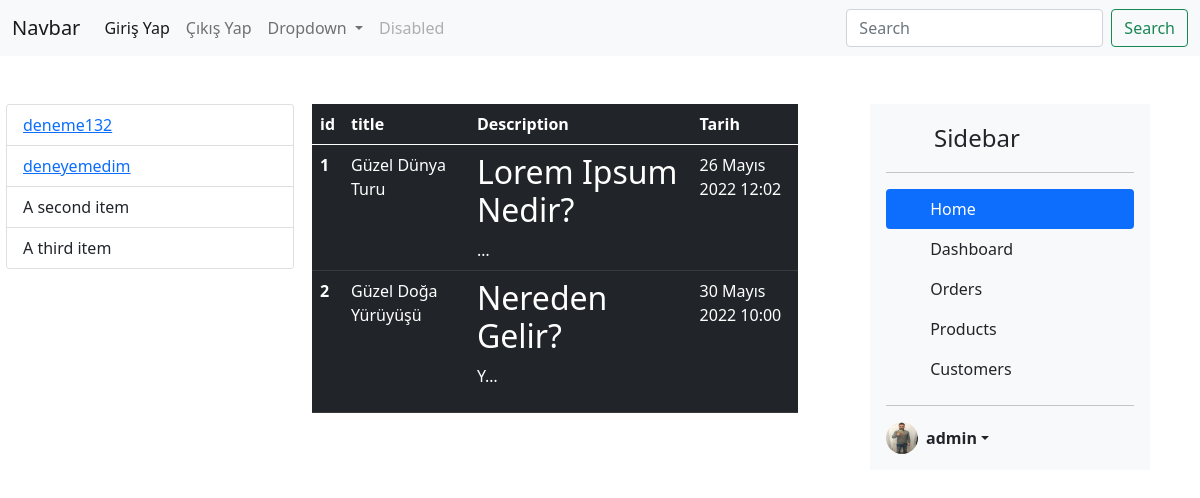
Screenshot of /yazilarim/ (signed in) with the database file from the repository.
### myapp/models.py (models this page shows, shortened)
class KategororiModel(models.Model):
    title = models.CharField(max_length=50)
    parent = models.ForeignKey('self', on_delete=models.CASCADE, blank=True, null=True, related_name='child')
    slug = models.SlugField(unique=True)

class UrunModel(models.Model):
    title = models.CharField(max_length=150)
    image = models.FileField(upload_to='urunler/', blank=True, null=True)
    slug  = models.SlugField(unique=True)
    aciklama = RichTextField()
    kategori = models.ForeignKey(KategororiModel, on_delete=models.CASCADE)
    yazar = models.ForeignKey(CastomUserModel, on_delete=models.CASCADE, blank=True, null=True)
    olusturma = models.DateTimeField(auto_now_add=True)
    degistirma = models.DateTimeField(auto_now=True)

### account/models.py (models this page shows, shortened)
class CastomUserModel(AbstractUser):
    image = models.FileField(upload_to='user/', blank=True, null=True)
    admin = models.BooleanField(default=False)
    class Meta:
        db_table = 'User'
        verbose_name = 'User'
        verbose_name_plural = 'Users'

### myapp/views.py (the view)
# urls.py: path('yazilarim/', views.yazilarim, name='yazilarim'),
def yazilarim(request):
    yazilar = UrunModel.objects.filter(yazar=request.user)
    return render(request, 'yazilarim.html', {
        'yazilar':yazilar,
    })

### myapp/templatetags/kategori_list.py (called while the page is built)
@register.simple_tag
def kategori_list():
    kategori = KategororiModel.objects.all()
    return kategori

### myapp/templates/yazilarim.html (shortened to what this page needs)
{% extends 'layout.html' %}
{% load static %}
{% block css_files %}
<link rel="stylesheet" href="{% static 'deneme.css' %}">
{% endblock css_files %}
{% block content %}
<table class="table table-dark">
    <thead>
      <tr>
        <th scope="col">id</th>
        <th scope="col">title</th>
        <th scope="col">Description</th>
        <th scope="col">Tarih</th>
      </tr>
    </thead>
    <tbody>
        {% for yazi in yazilar %}
      <tr>
        <th scope="row">{{ yazi.id }}</th>
        <td>{{ yazi.title }}</td>
        <td>{{ yazi.aciklama|safe|truncatechars_html:20 }}</td>
        <td>{{ yazi.olusturma }}</td>
      </tr>
      {% empty %}
      <p class="text">Henüz bir yazınızı bulunmamaktadır.</p>
     {% endfor %}
    </tbody>
  </table>
{% endblock content %}

### templates/partials/kategori.html
{% load kategori_list %}
{% kategori_list as kategori%}
<div class="card" style="width: 18rem;">
    <ul class="list-group list-group-flush">
      {% for kat in kategori %}
      <li class="list-group-item"><a href="{% url 'kategori' slug=kat.slug %}">{{ kat.title }}</a></li>
      {% endfor %}
      <li class="list-group-item">A second item</li>
      <li class="list-group-item">A third item</li>
    </ul>
  </div>

### templates/partials/sidebar.html (shortened to what this page needs)
{% load static %}
<div class="d-flex flex-column flex-shrink-0 p-3 bg-light" style="width: 280px;">
  <a href="/" class="d-flex align-items-center mb-3 mb-md-0 me-md-auto link-dark text-decoration-none">
    <svg class="bi me-2" width="40" height="32"><use xlink:href="#bootstrap"></use></svg>
    <span class="fs-4">Sidebar</span>
  </a>
  <hr>
  <ul class="nav nav-pills flex-column mb-auto">
    <li class="nav-item">
      <a href="{% url 'index' %}" class="nav-link active" aria-current="page">
        <svg class="bi me-2" width="16" height="16"><use xlink:href="#home"></use></svg>
        Home
      </a>
    </li>
    <li>
      <a href="{% url 'yazilarim' %}" class="nav-link link-dark">
        <svg class="bi me-2" width="16" height="16"><use xlink:href="#speedometer2"></use></svg>
        Dashboard
      </a>
    </li>
    <li>
      <a href="#" class="nav-link link-dark">
        <svg class="bi me-2" width="16" height="16"><use xlink:href="#table"></use></svg>
        Orders
      </a>
    </li>
    <li>
      <a href="#" class="nav-link link-dark">
        <svg class="bi me-2" width="16" height="16"><use xlink:href="#grid"></use></svg>
        Products
      </a>
    </li>
    <li>
      <a href="#" class="nav-link link-dark">
        <svg class="bi me-2" width="16" height="16"><use xlink:href="#people-circle"></use></svg>
        Customers
      </a>
    </li>
  </ul>
  <hr>
  <div class="dropdown">
    {% if request.user.is_authenticated %}
      {% if request.user.admin %}
    <a href="#" class="d-flex align-items-center link-dark text-decoration-none dropdown-toggle" id="dropdownUser2" data-bs-toggle="dropdown" aria-expanded="false">
      <img src="{{ request.user.image.url }}" alt="" width="32" height="32" class="rounded-circle me-2">
      <strong>{{ request.user.username }}</strong>
    </a>
    {% endif %}
    {% endif %}
  </div>
</div>

### static/css/deneme.css (style rules this page uses)
img { height: 200; }

### rows the page displays
KategororiModel: title "deneme132"
KategororiModel: title "deneyemedim"
UrunModel: id "1", title "Güzel Dünya Turu", aciklama "Lorem Ipsum Nedir? …", olusturma "26 Mayıs 2022 12:02"
UrunModel: id "2", title "Güzel Doğa Yürüyüşü", aciklama "Nereden Gelir? Y…", olusturma "30 Mayıs 2022 10:00"
CastomUserModel: user.image (picture), user.username "admin"
